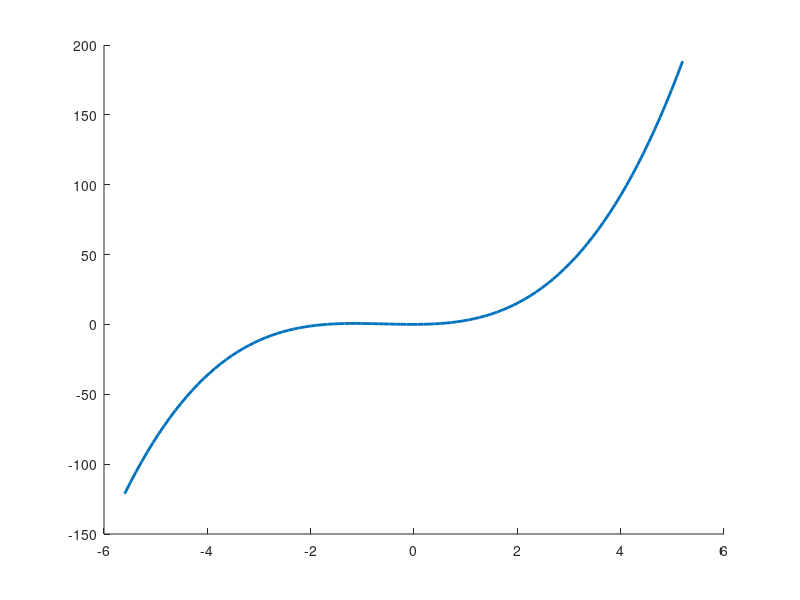

This figure's MATLAB source: (Note: this script raises an error after producing the figure.)
%%% jacobian and steady-states for CF model with constant growth
%%% but toxicity and consumption terms
%%% started 9/9/22

global r1 r2 d1 d2 q mu lambda eta 

r1 = 2;
r2 = 2.4;
d1 = 9e-1;
d2 = 9e-1;
q = 4.48e-9;
mu = 0.051312;
lambda = 2.01312;
eta = .054;


%%% steady state solutions
ctop = d1*r2*mu - q*r1*lambda - d2*r1*mu;
cbottom = eta*(d2*r1 - d1*r2);
c = ctop/cbottom;

ftop = r2*eta*d1^2 + ( q*lambda+d2*( eta+mu ) )*r1^2 - d1*r1*( d2*eta+r2*( eta+mu ) );
fbottom = r1*eta*(d2*r1 - d1*r2);
f = ftop/fbottom;

w = (d1*r2 - d2*r1)/(q*r1);


%%% plot characteristic equation
AA = r1 - d2;
BB = r2 - d2;
xi = linspace(-5.6,5.2);

y = (-eta*w)*(r1*q*c*f) ... 
    - (eta*c - xi).*( (AA-2*r1*c - r1*f - xi) .*( BB-r2*c - 2*r2*f - q*w - xi) - r1*r2*c*f );


hold on
plot(xi,y,'linewidth',2)
yline(0)
xlabel('\xi')
ylabel('Char. Eq.')
ylim([-1,1])


% discrim(1,1,-3,1)

%%% Characteristic equation stuff =========================================

A = r1-2*r1*c - r1*f - d1;
B = r2 - r2*c - 2*r2*f - d2 - q*w;
E = r1*c*eta*w*q*f - r1*r2*eta*f*c^2;

bb = eta*c - A - B;
cc = A*B - eta*c*A - eta*c*B - r1*r2*c*f;
dd = E + eta*c*A*B;



delta = discrim(1,bb,cc,dd)

%%% Functions =============================================================

function d = discrim(a,b,c,d)

d = 18*a*b*c*d - 4*d*b^3 + (b*c)^2 - 4*a*c^3 - 27*(a*d)^2;

end











